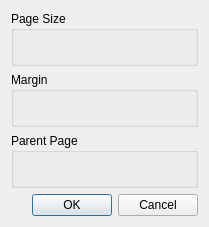
<?xml version="1.0" encoding="UTF-8"?>
<ui version="4.0">
 <class>DialogManagePageProperties</class>
 <widget class="QDialog" name="DialogManagePageProperties">
  <property name="geometry">
   <rect>
    <x>0</x>
    <y>0</y>
    <width>209</width>
    <height>227</height>
   </rect>
  </property>
  <property name="windowTitle">
   <string>Dialog</string>
  </property>
  <layout class="QVBoxLayout" name="verticalLayout">
   <item>
    <widget class="QGroupBox" name="groupBox">
     <property name="title">
      <string>Page Size</string>
     </property>
     <layout class="QVBoxLayout" name="verticalLayout_2">
      <item>
       <widget class="ComponentPageLayout" name="componentPageLayout" native="true"/>
      </item>
     </layout>
    </widget>
   </item>
   <item>
    <widget class="QGroupBox" name="groupBox_2">
     <property name="title">
      <string>Margin</string>
     </property>
     <layout class="QVBoxLayout" name="verticalLayout_3">
      <item>
       <widget class="ComponentMargins" name="componentMargins" native="true"/>
      </item>
     </layout>
    </widget>
   </item>
   <item>
    <widget class="QGroupBox" name="groupBox_3">
     <property name="title">
      <string>Parent Page</string>
     </property>
     <layout class="QVBoxLayout" name="verticalLayout_4">
      <item>
       <widget class="ComponentParentPageSelector" name="componentParentPage" native="true"/>
      </item>
     </layout>
    </widget>
   </item>
   <item>
    <widget class="QDialogButtonBox" name="buttonBox">
     <property name="orientation">
      <enum>Qt::Horizontal</enum>
     </property>
     <property name="standardButtons">
      <set>QDialogButtonBox::Cancel|QDialogButtonBox::Ok</set>
     </property>
    </widget>
   </item>
  </layout>
 </widget>
 <customwidgets>
  <customwidget>
   <class>ComponentPageLayout</class>
   <extends>QWidget</extends>
   <header>component_pagelayout.h</header>
   <container>1</container>
  </customwidget>
  <customwidget>
   <class>ComponentParentPageSelector</class>
   <extends>QWidget</extends>
   <header>component_parentpageselector.h</header>
   <container>1</container>
  </customwidget>
  <customwidget>
   <class>ComponentMargins</class>
   <extends>QWidget</extends>
   <header>component_margins.h</header>
   <container>1</container>
  </customwidget>
 </customwidgets>
 <resources/>
 <connections>
  <connection>
   <sender>buttonBox</sender>
   <signal>accepted()</signal>
   <receiver>DialogManagePageProperties</receiver>
   <slot>accept()</slot>
   <hints>
    <hint type="sourcelabel">
     <x>248</x>
     <y>254</y>
    </hint>
    <hint type="destinationlabel">
     <x>157</x>
     <y>274</y>
    </hint>
   </hints>
  </connection>
  <connection>
   <sender>buttonBox</sender>
   <signal>rejected()</signal>
   <receiver>DialogManagePageProperties</receiver>
   <slot>reject()</slot>
   <hints>
    <hint type="sourcelabel">
     <x>316</x>
     <y>260</y>
    </hint>
    <hint type="destinationlabel">
     <x>286</x>
     <y>274</y>
    </hint>
   </hints>
  </connection>
 </connections>
</ui>
